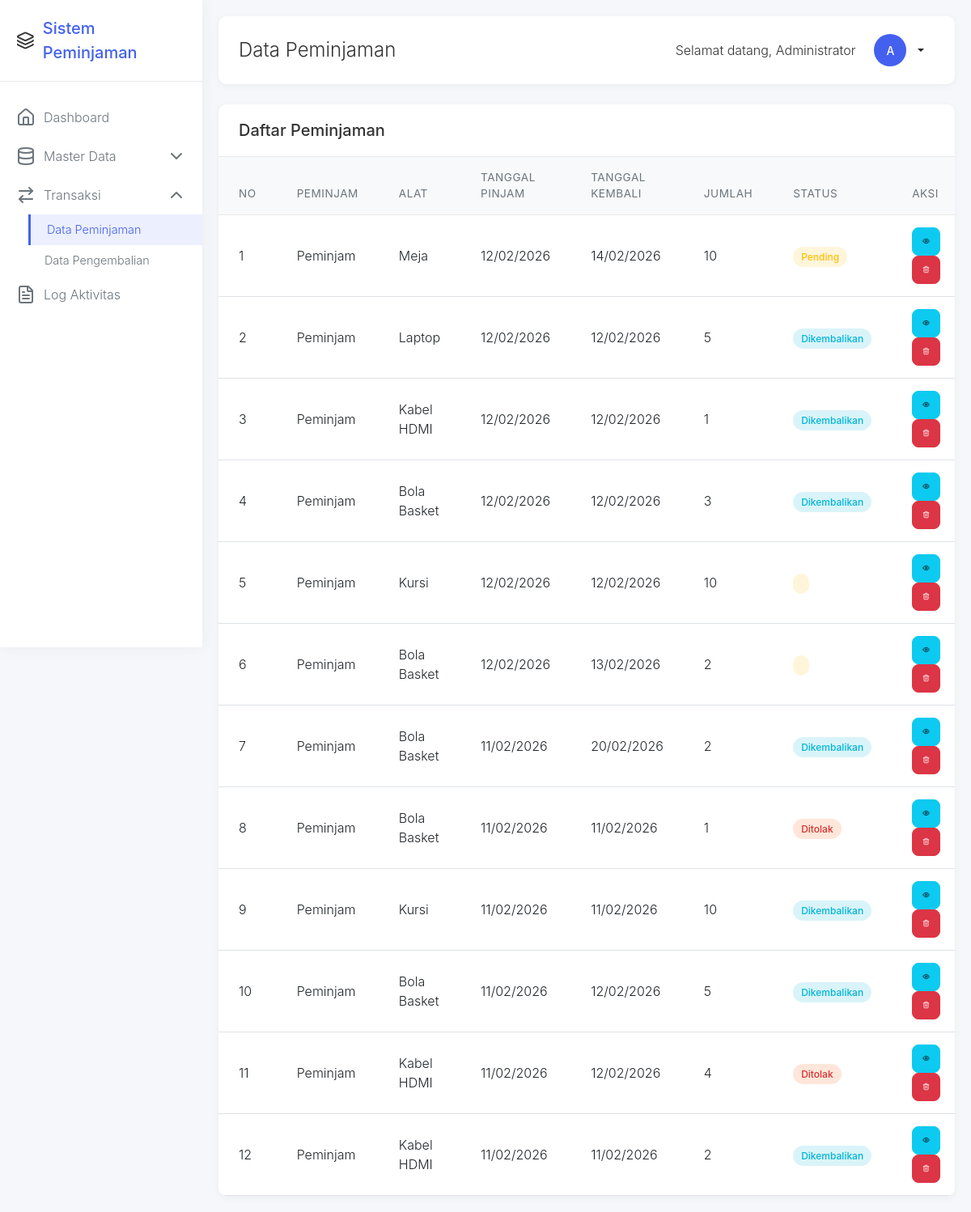
Screenshot of /admin/peminjaman.php (signed in) with the database file from the repository.
### tables this page shows
CREATE TABLE `peminjaman` (
  `id` int(11) NOT NULL,
  `user_id` int(11) NOT NULL,
  `alat_id` int(11) NOT NULL,
  `tanggal_pinjam` date NOT NULL,
  `tanggal_kembali` date DEFAULT NULL,
  `jumlah` int(11) NOT NULL DEFAULT 1,
  `status` enum('pending','disetujui','ditolak','dipinjam','menunggu_konfirmasi','dikembalikan') NOT NULL,
  `keterangan` text DEFAULT NULL,
  `created_at` timestamp NOT NULL DEFAULT current_timestamp()
);

CREATE TABLE `users` (
  `id` int(11) NOT NULL,
  `nama` varchar(100) NOT NULL,
  `username` varchar(50) NOT NULL,
  `password` varchar(255) NOT NULL,
  `role` enum('admin','petugas','peminjam') NOT NULL,
  `created_at` timestamp NOT NULL DEFAULT current_timestamp()
);

CREATE TABLE `alat` (
  `id` int(11) NOT NULL,
  `nama_alat` varchar(100) NOT NULL,
  `kategori_id` int(11) DEFAULT NULL,
  `stok` int(11) NOT NULL DEFAULT 0,
  `kondisi` enum('baik','rusak_ringan','rusak_berat') NOT NULL DEFAULT 'baik',
  `deskripsi` text DEFAULT NULL,
  `created_at` timestamp NOT NULL DEFAULT current_timestamp()
);

### config/database.php (called while the page is built, shortened)
<?php
function format_tanggal($tanggal) {
    return date('d/m/Y', strtotime($tanggal));
}
?>

### admin/peminjaman.php (the view, shortened to what this page needs)
<?php
require_once '../config/database.php';
 $db = new Database();
 $conn = $db->getConnection();
 $stmt = $conn->prepare("SELECT p.*, u.nama as nama_user, a.nama_alat FROM peminjaman p JOIN users u ON p.user_id = u.id JOIN alat a ON p.alat_id = a.id ORDER BY p.created_at DESC");
 $stmt->execute();
 $result = $stmt->get_result();
?>
<!DOCTYPE html>
<html lang="id">
<head>
    <link href="https://cdn.jsdelivr.net/npm/bootstrap@5.3.0/dist/css/bootstrap.min.css" rel="stylesheet">
    <link rel="stylesheet" href="../assets/css/style.css">
</head>
<body>
    <aside class="sidebar" id="sidebar">
        <div class="sidebar-header">
            <i data-lucide="layers"></i>
            <span class="sidebar-logo">Sistem Peminjaman</span>
        </div>
        <nav class="sidebar-menu">
            <a href="dashboard.php" class="menu-item">
                <i data-lucide="home" class="menu-icon"></i>
                <span class="menu-text">Dashboard</span>
            </a>
            <div class="menu-item" data-bs-toggle="collapse" data-bs-target="#masterDataDropdown" aria-expanded="false">
                <i data-lucide="database" class="menu-icon"></i>
                <span class="menu-text">Master Data</span>
                <i data-lucide="chevron-down" class="menu-arrow"></i>
            </div>
            <div class="menu-item" data-bs-toggle="collapse" data-bs-target="#transaksiDropdown" aria-expanded="true">
                <i data-lucide="arrow-right-left" class="menu-icon"></i>
                <span class="menu-text">Transaksi</span>
                <i data-lucide="chevron-down" class="menu-arrow"></i>
            </div>
            <div class="collapse show dropdown-menu-custom" id="transaksiDropdown">
                <a href="peminjaman.php" class="menu-item active">
                    <span class="menu-text">Data Peminjaman</span>
                </a>
                <a href="pengembalian.php" class="menu-item">
                    <span class="menu-text">Data Pengembalian</span>
                </a>
            </div>
            <a href="log_activity.php" class="menu-item">
                <i data-lucide="file-text" class="menu-icon"></i>
                <span class="menu-text">Log Aktivitas</span>
            </a>
        </nav>
    </aside>
    <main class="main-content">
        <div class="top-header">
            <div style="display: flex; align-items: center;">
                <h1 class="page-title">Data Peminjaman</h1>
            </div>
            <div class="user-profile">
                <span style="margin-right: 10px;">Selamat datang, <?php echo $_SESSION['nama']; ?></span>
                <div class="dropdown">
                    <button class="btn btn-sm dropdown-toggle d-flex align-items-center" type="button" id="userDropdown" data-bs-toggle="dropdown" aria-expanded="false">
                        <div class="user-avatar">
                            <?php echo strtoupper(substr($_SESSION['nama'], 0, 1)); ?>
                        </div>
                    </button>
                </div>
            </div>
        </div>
        <div class="table-card">
            <div class="card-header-custom">
                <h5 class="mb-0">Daftar Peminjaman</h5>
            </div>
            <div class="table-responsive">
                <table class="table table-custom">
                    <thead>
                        <tr>
                            <th>No</th>
                            <th>Peminjam</th>
                            <th>Alat</th>
                            <th>Tanggal Pinjam</th>
                            <th>Tanggal Kembali</th>
                            <th>Jumlah</th>
                            <th>Status</th>
                            <th>Aksi</th>
                        </tr>
                    </thead>
                    <tbody>
                        <?php $no = 1; while ($peminjaman = $result->fetch_assoc()): ?>
                        <tr>
                            <td><?php echo $no++; ?></td>
                            <td><?php echo $peminjaman['nama_user']; ?></td>
                            <td><?php echo $peminjaman['nama_alat']; ?></td>
                            <td><?php echo format_tanggal($peminjaman['tanggal_pinjam']); ?></td>
                            <td><?php echo $peminjaman['tanggal_kembali'] ? format_tanggal($peminjaman['tanggal_kembali']) : '-'; ?></td>
                            <td><?php echo $peminjaman['jumlah']; ?></td>
                            <td>
                                <span class="badge-custom badge-<?php
                                    echo $peminjaman['status'] == 'disetujui' ? 'success' :
                                        ($peminjaman['status'] == 'ditolak' ? 'danger' :
                                        ($peminjaman['status'] == 'dipinjam' ? 'primary' :
                                        ($peminjaman['status'] == 'dikembalikan' ? 'info' : 'warning')));
                                ?>">
                                    <?php echo ucfirst($peminjaman['status']); ?>
                                </span>
                            </td>
                            <td>
                                <a href="peminjaman_detail.php?id=<?php echo $peminjaman['id']; ?>" class="btn btn-info btn-action">
                                    <i data-lucide="eye" style="width: 16px; height: 16px;"></i>
                                </a>
                                <a href="peminjaman.php?delete=<?php echo $peminjaman['id']; ?>" class="btn btn-danger btn-action" onclick="return confirm('Apakah Anda yakin ingin menghapus peminjaman ini?')">
                                    <i data-lucide="trash-2" style="width: 16px; height: 16px;"></i>
                                </a>
                            </td>
                        </tr>
                        <?php endwhile; ?>
                    </tbody>
                </table>
            </div>
        </div>
    </main>
</body>
</html>

### assets/css/style.css (style rules this page uses)
body { font-family: 'Segoe UI', Tahoma, Geneva, Verdana, sans-serif; background-color: #f8f9fa; }
.table { margin-bottom: 0; }
.table th { border-top: none; font-weight: 600; color: #495057; background-color: #f8f9fa; }
.btn { border-radius: 6px; font-weight: 500; transition: all 0.2s ease; }
.btn-sm { padding: 0.375rem 0.75rem; font-size: 0.875rem; }

### admin/peminjaman.php (style rules this page uses)
:root { --primary-color: #4361ee; --secondary-color: #3f37c9; --success-color: #06ffa5; --info-color: #00b4d8; --warning-color: #ffbe0b; --danger-color: #fb5607; --light-color: #f8f9fa; --dark-color: #212529; --sidebar-width: 250px; --sidebar-collapsed-width: 70px; }
body { font-family: 'Inter', 'Segoe UI', Tahoma, Geneva, Verdana, sans-serif; font-weight: 300; background-color: #f5f7fb; color: #333; }
.sidebar { position: fixed; top: 0; left: 0; height: 100vh; width: var(--sidebar-width); background-color: white; box-shadow: 0 0 20px rgba(0, 0, 0, 0.05); z-index: 1000; transition: all 0.3s ease; }
.sidebar-header { padding: 20px; border-bottom: 1px solid #eaeaea; display: flex; align-items: center; }
.sidebar-logo { font-size: 1.25rem; font-weight: 500; color: var(--primary-color); margin-left: 10px; }
.sidebar-menu { padding: 20px 0; }
.menu-item { padding: 12px 20px; display: flex; align-items: center; color: #6c757d; text-decoration: none; transition: all 0.2s ease; }
.menu-item.active { background-color: rgba(67, 97, 238, 0.1); color: var(--primary-color); border-left: 3px solid var(--primary-color); }
.menu-icon { margin-right: 10px; }
.menu-text { font-weight: 300; }
.dropdown-menu-custom { background-color: transparent; border: none; padding-left: 35px; }
.dropdown-menu-custom .menu-item { font-size: 0.9rem; padding: 8px 20px; }
.main-content { margin-left: var(--sidebar-width); padding: 20px; transition: all 0.3s ease; }
.top-header { background-color: white; padding: 15px 25px; border-radius: 10px; box-shadow: 0 2px 10px rgba(0, 0, 0, 0.05); margin-bottom: 25px; display: flex; justify-content: space-between; align-items: center; }
.page-title { font-size: 1.5rem; font-weight: 300; margin: 0; }
.user-profile { display: flex; align-items: center; }
.user-avatar { width: 40px; height: 40px; border-radius: 50%; background-color: var(--primary-color); color: white; display: flex; align-items: center; justify-content: center; margin-right: 10px; }
.table-card { background-color: white; border-radius: 10px; box-shadow: 0 2px 10px rgba(0, 0, 0, 0.05); overflow: hidden; }
.card-header-custom { padding: 20px 25px; border-bottom: 1px solid #eaeaea; font-weight: 400; font-size: 1.1rem; display: flex; justify-content: space-between; align-items: center; }
.table-custom { margin-bottom: 0; }
.table-custom thead th { border-bottom: 1px solid #eaeaea; font-weight: 400; color: #6c757d; font-size: 0.85rem; text-transform: uppercase; letter-spacing: 0.5px; padding: 15px 25px; }
.table-custom tbody td { padding: 15px 25px; vertical-align: middle; border-top: 1px solid #f1f1f1; }
.badge-custom { padding: 5px 10px; border-radius: 20px; font-size: 0.75rem; font-weight: 500; }
.badge-danger { background-color: rgba(251, 86, 7, 0.15); color: #d63031; }
.badge-info { background-color: rgba(0, 180, 216, 0.15); color: #00b4d8; }
.badge-warning { background-color: rgba(255, 190, 11, 0.15); color: #ffbe0b; }
.btn-action { width: 35px; height: 35px; border-radius: 8px; display: inline-flex; align-items: center; justify-content: center; margin-right: 5px; transition: all 0.2s ease; }
.menu-arrow { margin-left: auto; transition: transform 0.3s ease; }
.menu-item[aria-expanded="true"] .menu-arrow { transform: rotate(180deg); }

### rows the page displays
peminjaman: user.nama "Peminjam", alat.nama_alat "Meja", tanggal_pinjam "12/02/2026", tanggal_kembali "14/02/2026", jumlah "10", status "Pending"
peminjaman: user.nama "Peminjam", alat.nama_alat "Laptop", tanggal_pinjam "12/02/2026", tanggal_kembali "12/02/2026", jumlah "5", status "Dikembalikan"
peminjaman: user.nama "Peminjam", alat.nama_alat "Kabel HDMI", tanggal_pinjam "12/02/2026", tanggal_kembali "12/02/2026", jumlah "1", status "Dikembalikan"
peminjaman: user.nama "Peminjam", alat.nama_alat "Bola Basket", tanggal_pinjam "12/02/2026", tanggal_kembali "12/02/2026", jumlah "3", status "Dikembalikan"
peminjaman: user.nama "Peminjam", alat.nama_alat "Kursi", tanggal_pinjam "12/02/2026", tanggal_kembali "12/02/2026", jumlah "10"
peminjaman: user.nama "Peminjam", alat.nama_alat "Bola Basket", tanggal_pinjam "12/02/2026", tanggal_kembali "13/02/2026", jumlah "2"
peminjaman: user.nama "Peminjam", alat.nama_alat "Bola Basket", tanggal_pinjam "11/02/2026", tanggal_kembali "20/02/2026", jumlah "2", status "Dikembalikan"
peminjaman: user.nama "Peminjam", alat.nama_alat "Bola Basket", tanggal_pinjam "11/02/2026", tanggal_kembali "11/02/2026", jumlah "1", status "Ditolak"
peminjaman: user.nama "Peminjam", alat.nama_alat "Kursi", tanggal_pinjam "11/02/2026", tanggal_kembali "11/02/2026", jumlah "10", status "Dikembalikan"
peminjaman: user.nama "Peminjam", alat.nama_alat "Bola Basket", tanggal_pinjam "11/02/2026", tanggal_kembali "12/02/2026", jumlah "5", status "Dikembalikan"
peminjaman: user.nama "Peminjam", alat.nama_alat "Kabel HDMI", tanggal_pinjam "11/02/2026", tanggal_kembali "12/02/2026", jumlah "4", status "Ditolak"
peminjaman: user.nama "Peminjam", alat.nama_alat "Kabel HDMI", tanggal_pinjam "11/02/2026", tanggal_kembali "11/02/2026", jumlah "2", status "Dikembalikan"

### other values shown
$_SESSION['nama'] "Administrator"
substr($_SESSION['nama'], 0, 1) "A"
